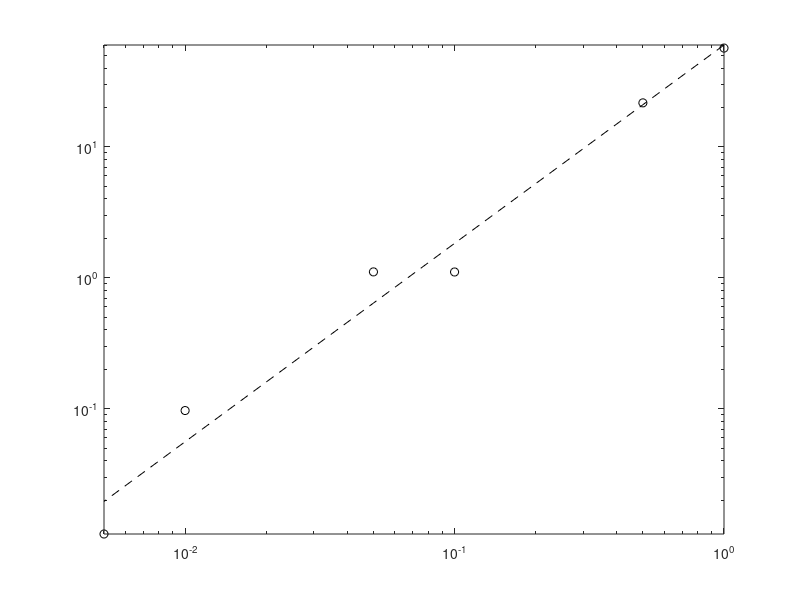

Recreate this plot in MATLAB.
% P8FIG  Produce the figure requested in problem P8 on Assignment #2.

h = [1.0 0.5 0.1 0.05 0.01 0.005];
Z = [56.859  21.694  1.1081  1.1101  0.096909  0.011051];
c = polyfit(log(h),log(Z),1)
Zline = exp(c(2) + c(1)*log(h));
loglog(h,Z,'ko',h,Zline,'k--')
axis tight
